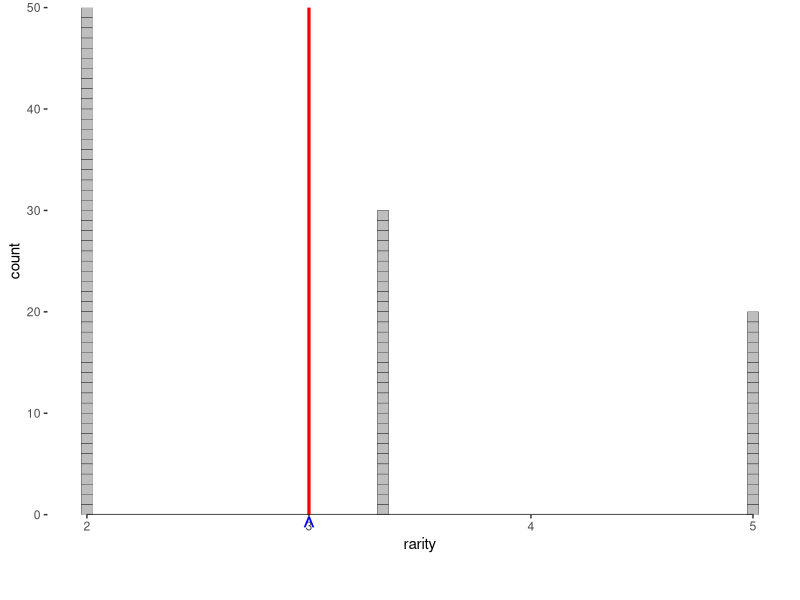
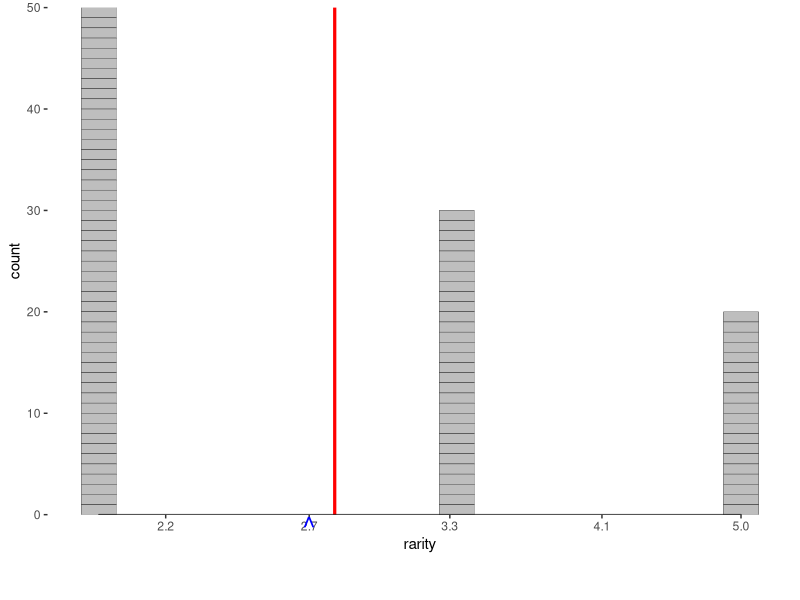
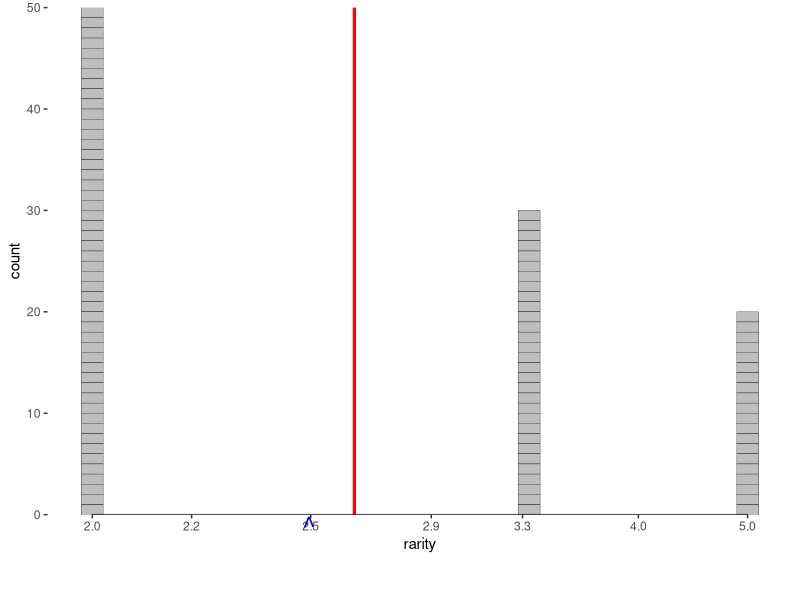

Reproduce these figures in R, in order.
library(tidyverse)
library(ggthemes)
library(cowplot)
theme_set(theme_tufte(base_family = "sans"))

require(scales) # trans_new() is in the scales library
#need the reverse bit for the scaling of the axes to get them in the right orientation
pfun=function(x, pow, rever=F){
	if (pow==0) return(log(x))
    if (rever==T){
    if (pow<0) return(-x^pow)
        return(x^pow)}
	return(x^pow)
}

ipfun=function(x, pow, rever=F){
	if (pow==0) return(exp(x))
    if(rever==T){if (pow<0) return(-x^(1/pow))
        return(x^(1/pow))}
	return(x^(1/pow))
}

#add a diversity function to make graphs more complicated
dfun<-function(ab, l){ipfun(sum(ab*pfun(sum(ab)/ab, l))/sum(ab),l)}

## This is weird craftiness to make functions above work with coord_trans

prettify <- function(breaks){
    # round numbers, more aggressively the larger they are
    digits <- -floor(log10(abs(breaks))) + 1
    digits[breaks == 0] <- 0
    return(round(breaks, digits = digits))
}


power_trans = function(pow) trans_new(name="power"
    , transform = function(x) pfun(x, pow, rever=T)
	, inverse = function(x) ipfun(x, pow, rever=T)
	, breaks = function(x) prettify(trans_breaks(function(x) pfun(x, pow, rever=T), function(x) ipfun(x, pow, rever=T), n =5) (c(0,x)*1.1))
    , domain = c(1, 10000)
)

fancy_rep<-function(df){data.frame(df[rep(1:nrow(df), df$abundance),])}

rarity_plot <- function(abundance, p){
	rf <- tibble(names = as.factor(1:length(abundance))
		, abundance
		, rarity = sum(abundance)/abundance
	)
	div <- summarise(rf, div=ipfun(
		sum(abundance*pfun(rarity, p))/sum(abundance)
		, p
	)) %>% pull(div)
	#I don't think all those letters are necessary at this point. 
	rf2<-data.frame("gr"=as.factor(1:nrow(fancy_rep(rf))),fancy_rep(rf))
	rp <- (ggplot(rf2, aes(x=rarity))
	       #This makes almost ok stacks of boxes. not ok because of scaling transformations
	       +geom_bar(aes(group=gr),fill="grey", colour="black", width=min(1/10*10^p, 0.05),size=0.1)
	       + geom_vline(xintercept=div, color="red", size=1.1)
	       # + geom_vline(xintercept=dfun(ab,1), color="blue", linetype=3, size=1)
	       # + geom_vline(xintercept=dfun(ab,-1), color="purple", linetype=4, size=1)
	       # + geom_vline(xintercept=dfun(ab,0), color="green", linetype=5, size=1)
	     #This makes a nice line that doesn't ahve issues with scaling
	# + geom_segment(aes(x=rarity, xend=rarity, y=abundance, yend=0), size=1.6)
		#could probably set breaks more flexibly
		+ scale_x_continuous(trans=power_trans(pow=p))
		#the expand=c(0,0) is what fixes x-axis in place at y=0
		+ scale_y_continuous(expand=c(0,0))

		#this is what makes the axis lines... it is just a line segment from min to max of the provided data. teh breaks are provided in scale_x_continuous or scale_y_continuous, wich in turn can get them from 
		+ geom_rangeframe(data=data.frame(rarity=c(min(rf$rarity), max(rf$rarity)), abundance=c(0,max(abundance)+10)))
	# + geom_point(aes(x=div, y=-2, color="red"))
	
	    + theme(legend.position="none")
		
	)
	return(rp)
}



ab <- c(20,30,50)
# ab<-c(100, 20, 15, 10, 2, 1, 1,1)
# ab<-c(50,20,30,5,3,2)

library(grid)


p<-function(x){ggdraw(x %>% add_sub(label="^", size=20, colour="blue", x=0.351, y=1.4, vjust=0))}


p(rarity_plot(ab,1))
p(rarity_plot(ab, 0))
p(rarity_plot(ab, -1))
